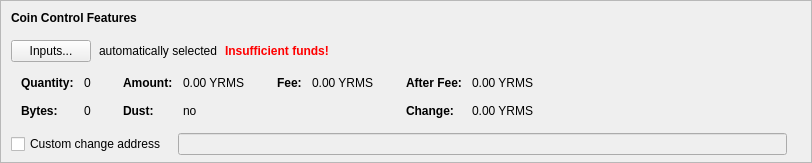
    <widget class="QFrame" name="frameCoinControl">
     <property name="sizePolicy">
      <sizepolicy hsizetype="Expanding" vsizetype="Expanding">
       <horstretch>0</horstretch>
       <verstretch>0</verstretch>
      </sizepolicy>
     </property>
     <property name="maximumSize">
      <size>
       <width>16777215</width>
       <height>16777215</height>
      </size>
     </property>
     <property name="frameShape">
      <enum>QFrame::StyledPanel</enum>
     </property>
     <property name="frameShadow">
      <enum>QFrame::Sunken</enum>
     </property>
     <layout class="QVBoxLayout" name="verticalLayoutCoinControl2">
      <property name="spacing">
       <number>0</number>
      </property>
      <property name="leftMargin">
       <number>0</number>
      </property>
      <property name="topMargin">
       <number>0</number>
      </property>
      <property name="rightMargin">
       <number>0</number>
      </property>
      <property name="bottomMargin">
       <number>6</number>
      </property>
      <item>
       <layout class="QVBoxLayout" name="verticalLayoutCoinControl" stretch="0,0,0,0,1">
        <property name="spacing">
         <number>0</number>
        </property>
        <property name="leftMargin">
         <number>10</number>
        </property>
        <property name="topMargin">
         <number>10</number>
        </property>
        <item>
         <layout class="QHBoxLayout" name="horizontalLayoutCoinControl1">
          <property name="bottomMargin">
           <number>15</number>
          </property>
          <item>
           <widget class="QLabel" name="labelCoinControlFeatures">
            <property name="sizePolicy">
             <sizepolicy hsizetype="Preferred" vsizetype="Maximum">
              <horstretch>0</horstretch>
              <verstretch>0</verstretch>
             </sizepolicy>
            </property>
            <property name="font">
             <font>
              <weight>75</weight>
              <bold>true</bold>
             </font>
            </property>
            <property name="styleSheet">
             <string notr="true">font-weight:bold;</string>
            </property>
            <property name="text">
             <string>Coin Control Features</string>
            </property>
           </widget>
          </item>
         </layout>
        </item>
        <item>
         <layout class="QHBoxLayout" name="horizontalLayoutCoinControl2" stretch="0,0,0,0">
          <property name="spacing">
           <number>8</number>
          </property>
          <property name="bottomMargin">
           <number>10</number>
          </property>
          <item>
           <widget class="QPushButton" name="pushButtonCoinControl">
            <property name="styleSheet">
             <string notr="true"/>
            </property>
            <property name="text">
             <string>Inputs...</string>
            </property>
            <property name="autoDefault">
             <bool>false</bool>
            </property>
           </widget>
          </item>
          <item>
           <widget class="QLabel" name="labelCoinControlAutomaticallySelected">
            <property name="text">
             <string>automatically selected</string>
            </property>
            <property name="margin">
             <number>5</number>
            </property>
           </widget>
          </item>
          <item>
           <widget class="QLabel" name="labelCoinControlInsuffFunds">
            <property name="font">
             <font>
              <weight>75</weight>
              <bold>true</bold>
             </font>
            </property>
            <property name="styleSheet">
             <string notr="true">color:red;font-weight:bold;</string>
            </property>
            <property name="text">
             <string>Insufficient funds!</string>
            </property>
            <property name="margin">
             <number>5</number>
            </property>
           </widget>
          </item>
          <item>
           <spacer name="horizontalSpacerCoinControl">
            <property name="orientation">
             <enum>Qt::Horizontal</enum>
            </property>
            <property name="sizeHint" stdset="0">
             <size>
              <width>40</width>
              <height>1</height>
             </size>
            </property>
           </spacer>
          </item>
         </layout>
        </item>
        <item>
         <widget class="QWidget" name="widgetCoinControl" native="true">
          <property name="sizePolicy">
           <sizepolicy hsizetype="Preferred" vsizetype="Preferred">
            <horstretch>0</horstretch>
            <verstretch>0</verstretch>
           </sizepolicy>
          </property>
          <property name="minimumSize">
           <size>
            <width>0</width>
            <height>0</height>
           </size>
          </property>
          <property name="styleSheet">
           <string notr="true"/>
          </property>
          <layout class="QHBoxLayout" name="horizontalLayoutCoinControl5">
           <property name="leftMargin">
            <number>0</number>
           </property>
           <property name="topMargin">
            <number>0</number>
           </property>
           <property name="rightMargin">
            <number>0</number>
           </property>
           <property name="bottomMargin">
            <number>0</number>
           </property>
           <item>
            <layout class="QHBoxLayout" name="horizontalLayoutCoinControl3" stretch="0,0,0,1">
             <property name="spacing">
              <number>20</number>
             </property>
             <property name="topMargin">
              <number>0</number>
             </property>
             <property name="bottomMargin">
              <number>10</number>
             </property>
             <item>
              <layout class="QFormLayout" name="formLayoutCoinControl1">
               <property name="horizontalSpacing">
                <number>10</number>
               </property>
               <property name="verticalSpacing">
                <number>14</number>
               </property>
               <property name="leftMargin">
                <number>10</number>
               </property>
               <property name="topMargin">
                <number>4</number>
               </property>
               <property name="rightMargin">
                <number>6</number>
               </property>
               <item row="0" column="0">
                <widget class="QLabel" name="labelCoinControlQuantityText">
                 <property name="font">
                  <font>
                   <weight>75</weight>
                   <bold>true</bold>
                  </font>
                 </property>
                 <property name="text">
                  <string>Quantity:</string>
                 </property>
                 <property name="margin">
                  <number>0</number>
                 </property>
                </widget>
               </item>
               <item row="0" column="1">
                <widget class="QLabel" name="labelCoinControlQuantity">
                 <property name="cursor">
                  <cursorShape>IBeamCursor</cursorShape>
                 </property>
                 <property name="contextMenuPolicy">
                  <enum>Qt::ActionsContextMenu</enum>
                 </property>
                 <property name="text">
                  <string notr="true">0</string>
                 </property>
                 <property name="margin">
                  <number>0</number>
                 </property>
                 <property name="textInteractionFlags">
                  <set>Qt::LinksAccessibleByMouse|Qt::TextSelectableByKeyboard|Qt::TextSelectableByMouse</set>
                 </property>
                </widget>
               </item>
               <item row="1" column="0">
                <widget class="QLabel" name="labelCoinControlBytesText">
                 <property name="font">
                  <font>
                   <weight>75</weight>
                   <bold>true</bold>
                  </font>
                 </property>
                 <property name="text">
                  <string>Bytes:</string>
                 </property>
                </widget>
               </item>
               <item row="1" column="1">
                <widget class="QLabel" name="labelCoinControlBytes">
                 <property name="cursor">
                  <cursorShape>IBeamCursor</cursorShape>
                 </property>
                 <property name="contextMenuPolicy">
                  <enum>Qt::ActionsContextMenu</enum>
                 </property>
                 <property name="text">
                  <string notr="true">0</string>
                 </property>
                 <property name="textInteractionFlags">
                  <set>Qt::LinksAccessibleByMouse|Qt::TextSelectableByKeyboard|Qt::TextSelectableByMouse</set>
                 </property>
                </widget>
               </item>
              </layout>
             </item>
             <item>
              <layout class="QFormLayout" name="formLayoutCoinControl2">
               <property name="horizontalSpacing">
                <number>10</number>
               </property>
               <property name="verticalSpacing">
                <number>14</number>
               </property>
               <property name="leftMargin">
                <number>6</number>
               </property>
               <property name="topMargin">
                <number>4</number>
               </property>
               <property name="rightMargin">
                <number>6</number>
               </property>
               <item row="0" column="0">
                <widget class="QLabel" name="labelCoinControlAmountText">
                 <property name="font">
                  <font>
                   <weight>75</weight>
                   <bold>true</bold>
                  </font>
                 </property>
                 <property name="text">
                  <string>Amount:</string>
                 </property>
                 <property name="margin">
                  <number>0</number>
                 </property>
                </widget>
               </item>
               <item row="0" column="1">
                <widget class="QLabel" name="labelCoinControlAmount">
                 <property name="cursor">
                  <cursorShape>IBeamCursor</cursorShape>
                 </property>
                 <property name="contextMenuPolicy">
                  <enum>Qt::ActionsContextMenu</enum>
                 </property>
                 <property name="text">
                  <string notr="true">0.00 YRMS</string>
                 </property>
                 <property name="textInteractionFlags">
                  <set>Qt::LinksAccessibleByMouse|Qt::TextSelectableByKeyboard|Qt::TextSelectableByMouse</set>
                 </property>
                </widget>
               </item>
               <item row="1" column="0">
                <widget class="QLabel" name="labelCoinControlLowOutputText">
                 <property name="font">
                  <font>
                   <weight>75</weight>
                   <bold>true</bold>
                  </font>
                 </property>
                 <property name="text">
                  <string>Dust:</string>
                 </property>
                </widget>
               </item>
               <item row="1" column="1">
                <widget class="QLabel" name="labelCoinControlLowOutput">
                 <property name="cursor">
                  <cursorShape>IBeamCursor</cursorShape>
                 </property>
                 <property name="contextMenuPolicy">
                  <enum>Qt::ActionsContextMenu</enum>
                 </property>
                 <property name="text">
                  <string notr="true">no</string>
                 </property>
                 <property name="textInteractionFlags">
                  <set>Qt::LinksAccessibleByMouse|Qt::TextSelectableByKeyboard|Qt::TextSelectableByMouse</set>
                 </property>
                </widget>
               </item>
              </layout>
             </item>
             <item>
              <layout class="QFormLayout" name="formLayoutCoinControl3">
               <property name="horizontalSpacing">
                <number>10</number>
               </property>
               <property name="verticalSpacing">
                <number>14</number>
               </property>
               <property name="leftMargin">
                <number>6</number>
               </property>
               <property name="topMargin">
                <number>4</number>
               </property>
               <property name="rightMargin">
                <number>6</number>
               </property>
               <item row="0" column="0">
                <widget class="QLabel" name="labelCoinControlFeeText">
                 <property name="font">
                  <font>
                   <weight>75</weight>
                   <bold>true</bold>
                  </font>
                 </property>
                 <property name="text">
                  <string>Fee:</string>
                 </property>
                 <property name="margin">
                  <number>0</number>
                 </property>
                </widget>
               </item>
               <item row="0" column="1">
                <widget class="QLabel" name="labelCoinControlFee">
                 <property name="cursor">
                  <cursorShape>IBeamCursor</cursorShape>
                 </property>
                 <property name="contextMenuPolicy">
                  <enum>Qt::ActionsContextMenu</enum>
                 </property>
                 <property name="text">
                  <string notr="true">0.00 YRMS</string>
                 </property>
                 <property name="textInteractionFlags">
                  <set>Qt::LinksAccessibleByMouse|Qt::TextSelectableByKeyboard|Qt::TextSelectableByMouse</set>
                 </property>
                </widget>
               </item>
              </layout>
             </item>
             <item>
              <layout class="QFormLayout" name="formLayoutCoinControl4">
               <property name="horizontalSpacing">
                <number>10</number>
               </property>
               <property name="verticalSpacing">
                <number>14</number>
               </property>
               <property name="leftMargin">
                <number>6</number>
               </property>
               <property name="topMargin">
                <number>4</number>
               </property>
               <property name="rightMargin">
                <number>6</number>
               </property>
               <item row="0" column="0">
                <widget class="QLabel" name="labelCoinControlAfterFeeText">
                 <property name="font">
                  <font>
                   <weight>75</weight>
                   <bold>true</bold>
                  </font>
                 </property>
                 <property name="text">
                  <string>After Fee:</string>
                 </property>
                 <property name="margin">
                  <number>0</number>
                 </property>
                </widget>
               </item>
               <item row="0" column="1">
                <widget class="QLabel" name="labelCoinControlAfterFee">
                 <property name="cursor">
                  <cursorShape>IBeamCursor</cursorShape>
                 </property>
                 <property name="contextMenuPolicy">
                  <enum>Qt::ActionsContextMenu</enum>
                 </property>
                 <property name="text">
                  <string notr="true">0.00 YRMS</string>
                 </property>
                 <property name="textInteractionFlags">
                  <set>Qt::LinksAccessibleByMouse|Qt::TextSelectableByKeyboard|Qt::TextSelectableByMouse</set>
                 </property>
                </widget>
               </item>
               <item row="1" column="0">
                <widget class="QLabel" name="labelCoinControlChangeText">
                 <property name="font">
                  <font>
                   <weight>75</weight>
                   <bold>true</bold>
                  </font>
                 </property>
                 <property name="text">
                  <string>Change:</string>
                 </property>
                </widget>
               </item>
               <item row="1" column="1">
                <widget class="QLabel" name="labelCoinControlChange">
                 <property name="cursor">
                  <cursorShape>IBeamCursor</cursorShape>
                 </property>
                 <property name="contextMenuPolicy">
                  <enum>Qt::ActionsContextMenu</enum>
                 </property>
                 <property name="text">
                  <string notr="true">0.00 YRMS</string>
                 </property>
                 <property name="textInteractionFlags">
                  <set>Qt::LinksAccessibleByMouse|Qt::TextSelectableByKeyboard|Qt::TextSelectableByMouse</set>
                 </property>
                </widget>
               </item>
              </layout>
             </item>
            </layout>
           </item>
          </layout>
         </widget>
        </item>
        <item>
         <layout class="QHBoxLayout" name="horizontalLayoutCoinControl4" stretch="0,0,0">
          <property name="spacing">
           <number>12</number>
          </property>
          <property name="sizeConstraint">
           <enum>QLayout::SetDefaultConstraint</enum>
          </property>
          <property name="topMargin">
           <number>5</number>
          </property>
          <property name="rightMargin">
           <number>5</number>
          </property>
          <item>
           <widget class="QCheckBox" name="checkBoxCoinControlChange">
            <property name="toolTip">
             <string>If this is activated, but the change address is empty or invalid, change will be sent to a newly generated address.</string>
            </property>
            <property name="text">
             <string>Custom change address</string>
            </property>
           </widget>
          </item>
          <item>
           <widget class="QValidatedLineEdit" name="lineEditCoinControlChange">
            <property name="enabled">
             <bool>false</bool>
            </property>
            <property name="sizePolicy">
             <sizepolicy hsizetype="Expanding" vsizetype="Fixed">
              <horstretch>0</horstretch>
              <verstretch>0</verstretch>
             </sizepolicy>
            </property>
           </widget>
          </item>
          <item>
           <widget class="QLabel" name="labelCoinControlChangeLabel">
            <property name="sizePolicy">
             <sizepolicy hsizetype="Preferred" vsizetype="Expanding">
              <horstretch>0</horstretch>
              <verstretch>0</verstretch>
             </sizepolicy>
            </property>
            <property name="minimumSize">
             <size>
              <width>0</width>
              <height>0</height>
             </size>
            </property>
            <property name="text">
             <string/>
            </property>
            <property name="margin">
             <number>3</number>
            </property>
           </widget>
          </item>
         </layout>
        </item>
        <item>
         <spacer name="verticalSpacerCoinControl">
          <property name="orientation">
           <enum>Qt::Vertical</enum>
          </property>
          <property name="sizeHint" stdset="0">
           <size>
            <width>800</width>
            <height>1</height>
           </size>
          </property>
         </spacer>
        </item>
       </layout>
      </item>
     </layout>
    </widget>
